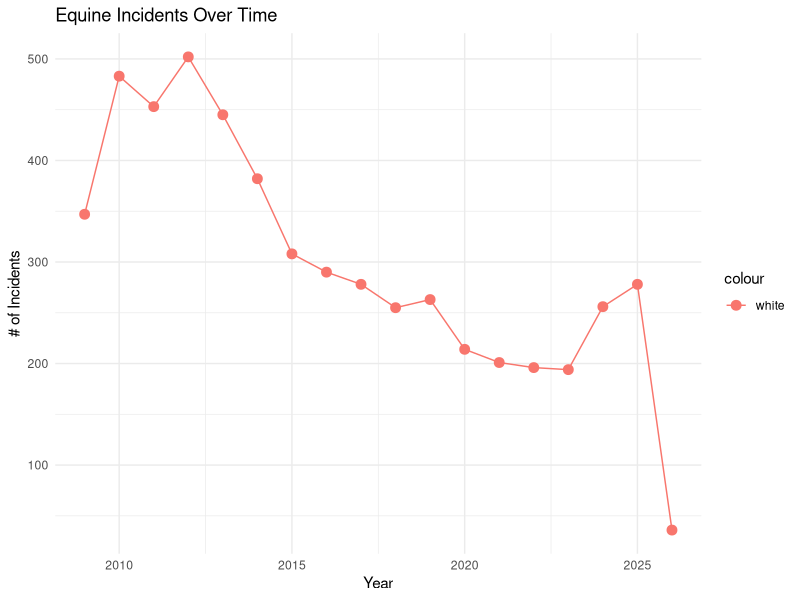
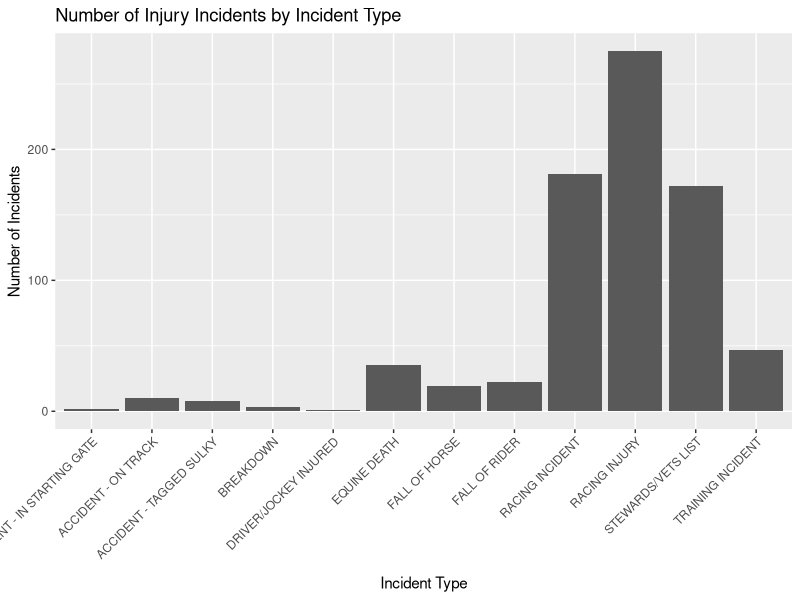
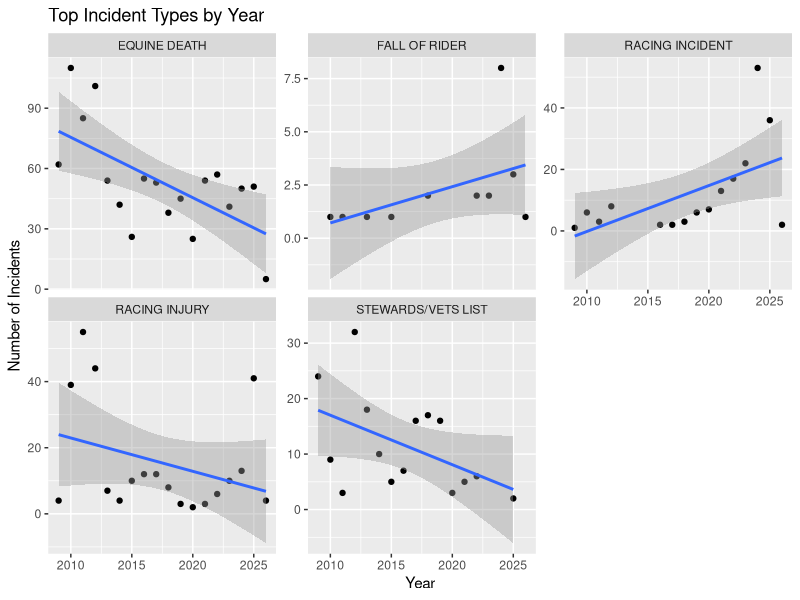
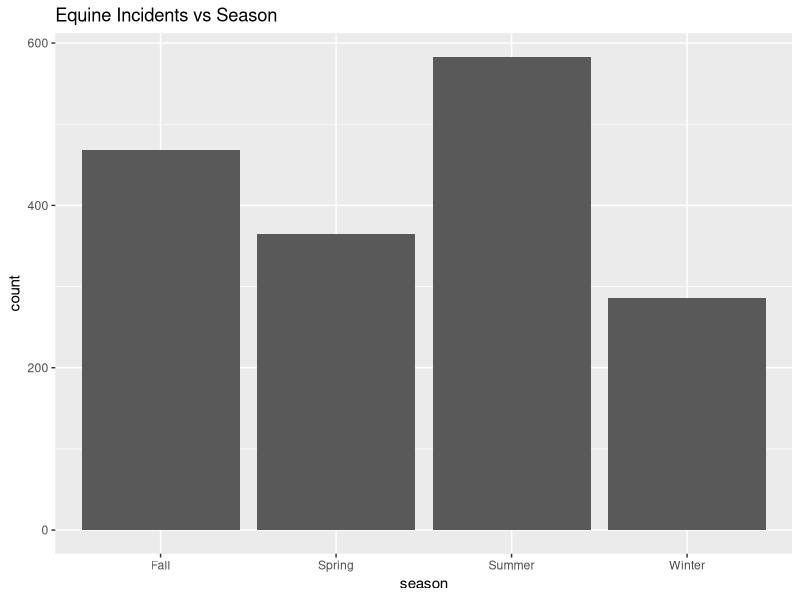
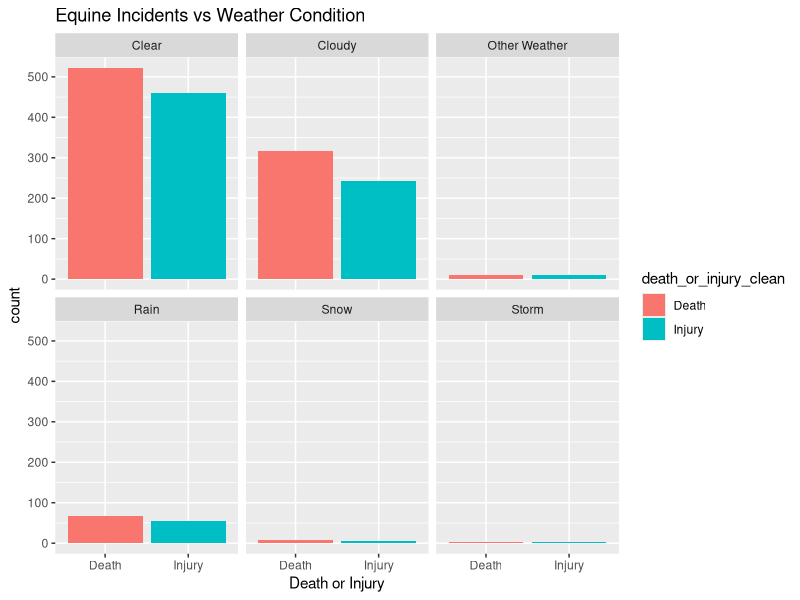

Generate these figures, in order, with R:
## ---- chunk 1
# DO NOT ALTER THIS CHUNK
knitr::opts_chunk$set(
  echo = TRUE,
  eval = TRUE,
  fig.width = 5,
  fig.asp = 0.618,
  out.width = "70%",
  dpi = 120,
  fig.align = "center",
  cache = FALSE
)
#Load packages
library(dplyr)
library(lubridate)
library(stringr)
library(ggplot2)
library(tidyverse)

#Load dataset
library(readr)
horses <- read_csv("data/Equine_Death_and_Breakdown.csv")
## ---- chunk 2
#Fix column names
horses_clean <- horses %>%
  rename(year = Year, incident_date = `Incident Date`, track = Track, inv_location = `Inv Location`, racing_type_description = `Racing Type Description`, division = Division, weather_conditions = `Weather Conditions`, horse = Horse, trainer = Trainer, jockey_driver = `Jockey Driver`, incident_description = `Incident Description`, death_or_injury = `Death or Injury`, incident_type = `Incident Type`)

#Fix dates
horses_clean$incident_date <- mdy(horses_clean$incident_date)

#Get rid of NA entries
horses_clean <- horses_clean %>%
  filter(!is.na(weather_conditions), !is.na(death_or_injury))

#Fix weather_condition column
#USED CHATGPT FOR THIS CODE!!!!!!!!!

horses_clean <- horses_clean %>%
  mutate(
    weather_clean = weather_conditions %>%
      str_to_lower() %>%
      str_trim() %>%
      str_replace_all("[0-9]+", "") %>%        # remove numbers
      str_replace_all("[^a-z ]", "") %>%       # remove symbols
      str_replace_all("couldy|cloudyy|clody", "cloudy") %>%
      str_replace_all("raine", "rain") %>%
      str_squish()
  ) %>%
  
  mutate(
    weather_group = case_when(
      
      # Rain
      str_detect(weather_clean, "rain|shower|drizzle") ~ "Rain",
      
      # Snow
      str_detect(weather_clean, "snow|flurr|sleet") ~ "Snow",
      
      # Storms
      str_detect(weather_clean, "thunder|storm") ~ "Storm",
      
      # Cloudy / Overcast
      str_detect(weather_clean, "cloud|coudy|cloudy") ~ "Cloudy",
      
      # Clear / Sunny
      str_detect(weather_clean, "clear|sun|fair|dry") ~ "Clear",
      
      # Other weather conditions
      str_detect(weather_clean, "windy|fog|mist|hazy|wind") ~ "Other Weather",
      
      # Missing / junk
      weather_clean %in% c("", "na", "n a", "unc") | is.na(weather_clean) ~ "Unknown",
      
      TRUE ~ "Other"
    )
  )

#Clean death_or_injury column
horses_clean <- horses_clean %>%
  mutate(
    death_or_injury_clean = death_or_injury %>%
      str_to_lower() %>%
      str_trim(),
    
    death_or_injury_clean = case_when(
      str_detect(death_or_injury_clean, "death|dead|euthanasia") ~ "Death",
      str_detect(death_or_injury_clean, "lame|injury|lameness") ~ "Injury",
      TRUE ~ "Other"
    )
  )

horses_clean <- horses_clean %>%
  filter(death_or_injury_clean != "Other") %>%
  select(year, incident_date, incident_type, track, incident_description, weather_group, death_or_injury_clean) %>%
  filter(weather_group != "Other" & weather_group != "Unknown")

#Create season variable (Code reference linked below)
horses_clean <- horses_clean %>%
  mutate(
    season = case_when(
    month(incident_date) %in% 9:11 ~ "Fall",
    month(incident_date) %in% c(12,1,2) ~ "Winter",
    month(incident_date) %in% 3:5 ~ "Spring",
    TRUE ~ "Summer"
  ))
## ---- chunk 3
summary(horses_clean)
## ---- chunk 4
library(ggplot2)
ggplot(horses, aes(x = Year, color = 'white')) +
geom_line(stat = "count") +
geom_point(stat = "count", size = 3) +
labs(
  x = "Year", 
  y = "# of Incidents", 
  title = "Equine Incidents Over Time"
  ) +
theme_minimal()
## ---- chunk 5
horses_clean %>%
  filter(death_or_injury_clean == "Injury") %>%
  ggplot(aes(x = incident_type)) +
  geom_bar() +
  labs(
    title = "Number of Injury Incidents by Incident Type",
    x = "Incident Type",
    y = "Number of Incidents"
  ) +
  theme(axis.text.x = element_text(angle = 45, hjust = 1))
## ---- chunk 6

horses_clean %>%
  filter(incident_type %in% c(
    "EQUINE DEATH",
    "STEWARDS/VETS LIST",
    "RACING INCIDENT",
    "RACING INJURY",
    "FALL OF RIDER"
  )) %>%
  count(year, incident_type) %>%
  ggplot(aes(x = year, y = n)) +
  geom_point() +
  geom_smooth(method = "lm") +
  facet_wrap(~ incident_type, scales = "free_y") +
  labs(
    title = "Top Incident Types by Year",
    x = "Year",
    y = "Number of Incidents"
  )
## ---- chunk 7
horses_clean %>%
  ggplot(aes(x = season)) +
  geom_bar() +
  labs(
    title = "Equine Incidents vs Season"
  )
## ---- chunk 8
horses_clean %>%
ggplot(aes(x = death_or_injury_clean, fill = death_or_injury_clean)) +
  geom_bar() +
  facet_wrap(~ weather_group) +
  labs(
    x = "Death or Injury", 
    title = "Equine Incidents vs Weather Condition")
